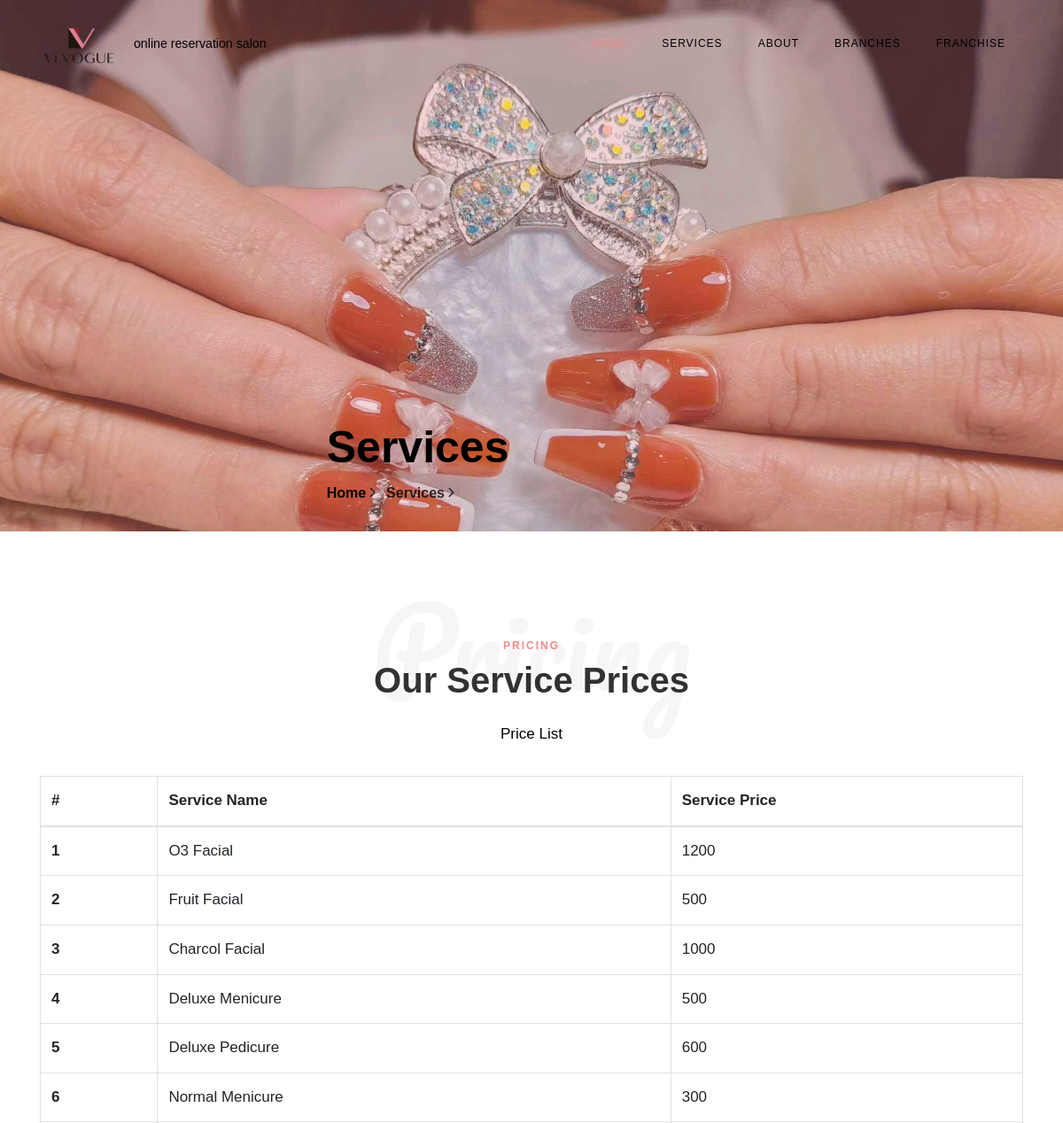
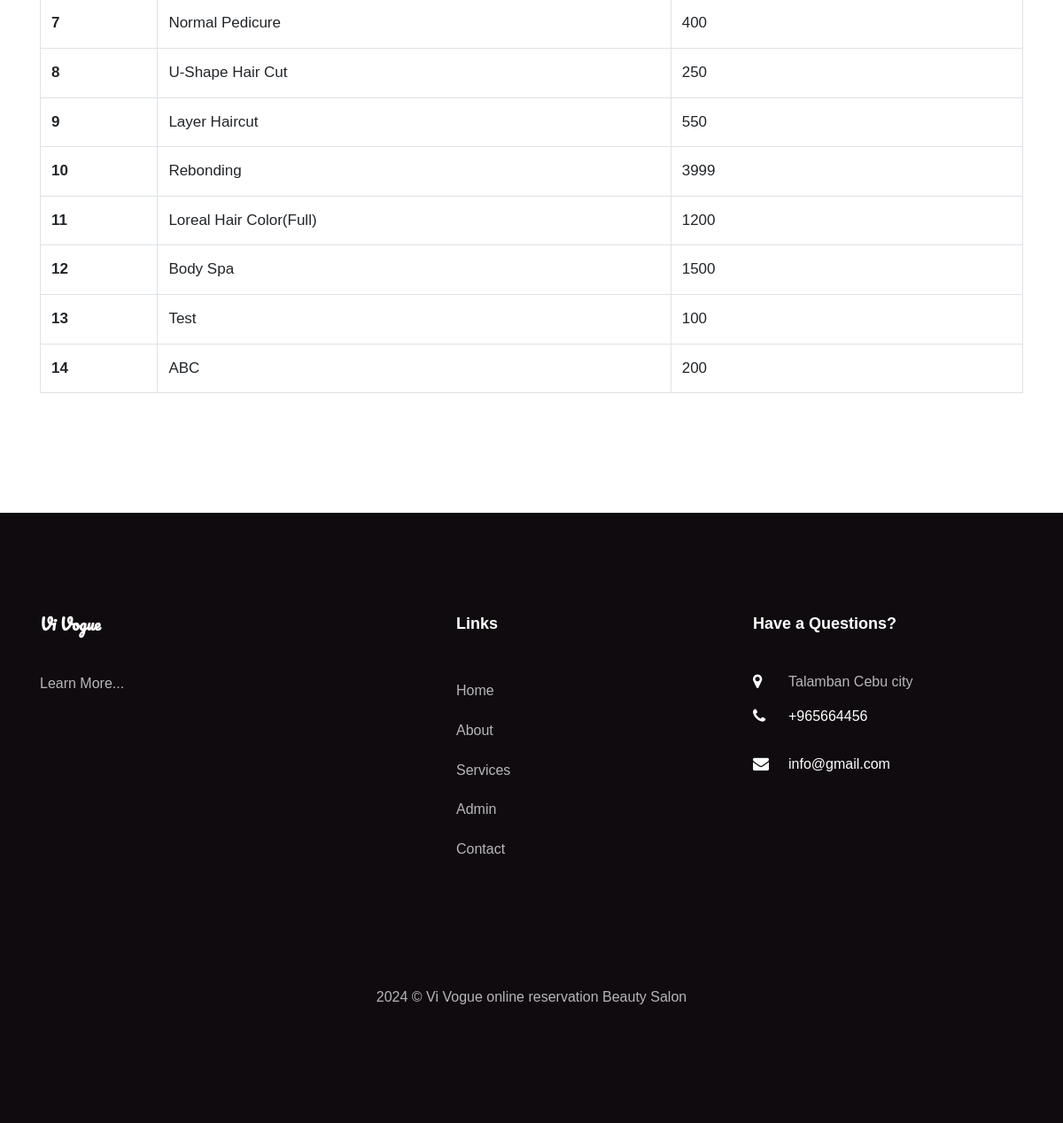
Screenshot of /bpms/services.php with the database file from the repository (2 pictures, top to bottom).
### tables this page shows
CREATE TABLE `tblservices` (
  `ID` int(10) NOT NULL,
  `ServiceName` varchar(200) DEFAULT NULL,
  `Cost` int(10) DEFAULT NULL,
  `CreationDate` timestamp NULL DEFAULT current_timestamp()
);

CREATE TABLE `tblpage` (
  `ID` int(10) NOT NULL,
  `PageType` varchar(200) DEFAULT NULL,
  `PageTitle` mediumtext DEFAULT NULL,
  `PageDescription` mediumtext DEFAULT NULL,
  `Email` varchar(200) DEFAULT NULL,
  `MobileNumber` bigint(10) DEFAULT NULL,
  `UpdationDate` date DEFAULT NULL,
  `Timing` varchar(200) NOT NULL
);

### bpms/services.php (the view, shortened to what this page needs)
<?php
include('includes/dbconnection.php');
  ?>
<!DOCTYPE html>
<html lang="en">
  <head>
    <link rel="stylesheet" href="css/open-iconic-bootstrap.min.css">
    <link rel="stylesheet" href="css/animate.css">
    <link rel="stylesheet" href="css/owl.carousel.min.css">
    <link rel="stylesheet" href="css/owl.theme.default.min.css">
    <link rel="stylesheet" href="css/magnific-popup.css">
    <link rel="stylesheet" href="css/aos.css">
    <link rel="stylesheet" href="css/ionicons.min.css">
    <link rel="stylesheet" href="css/bootstrap-datepicker.css">
    <link rel="stylesheet" href="css/jquery.timepicker.css">
    <link rel="stylesheet" href="css/flaticon.css">
    <link rel="stylesheet" href="css/icomoon.css">
    <link rel="stylesheet" href="css/style.css">
  </head>
  <body>
	  <?php include_once('includes/header.php');?>
    <section class="hero-wrap hero-wrap-2" style="background-image: url('images/ty1.jpg');" data-stellar-background-ratio="0.5">
      <div class="overlay"></div>
      <div class="container">
        <div class="row no-gutters slider-text js-fullheight align-items-end justify-content-center">
          <div class="col-md-5 ftco-animate pb-2">
            <h2 class="mb-0 bread">Services</h2>
            <p class="breadcrumbs"><span class="mr-2"><a href="index.php">Home <i class="ion-ios-arrow-forward"></i></a></span> <span>Services <i class="ion-ios-arrow-forward"></i></span></p>
          </div>
        </div>
      </div>
    </section>
    <section class="ftco-section ftco-pricing">
			<div class="container">
				<div class="row justify-content-center pb-3">
          <div class="col-md-10 heading-section text-center ftco-animate">
          	<h1 class="big">Pricing</h1>
          	<span class="subheading">Pricing</span>
            <h2 class="mb-4">Our Service Prices</h2>
            <p>Price List</p>
          </div>
        </div>
            <table class="table table-bordered"> <thead> <tr> <th>#</th> <th>Service Name</th> <th>Service Price</th> </tr> </thead> <tbody>
<?php
$ret=mysqli_query($con,"select *from  tblservices");
$cnt=1;
while ($row=mysqli_fetch_array($ret)) {
?>
             <tr> <th scope="row"><?php echo $cnt;?></th> <td><?php  echo $row['ServiceName'];?></td> <td><?php  echo $row['Cost'];?></td> </tr>   <?php
$cnt=$cnt+1;
}?></tbody> </table>
			</div>
		</section>
    <?php include_once('includes/footer.php');?>
  </body>
</html>

### bpms/includes/header.php
<nav class="navbar navbar-expand-lg navbar-dark ftco_navbar bg-dark ftco-navbar-light" id="ftco-navbar">
      <div class="container">
        <a class="navbar-brand" href="index.php"><img src="images/logo1.png" alt="" width="90" height="90"></a>
        <span style= "font-size: smaller;">online reservation salon</span>
        <div class="collapse navbar-collapse" id="ftco-nav">
          <ul class="navbar-nav ml-auto">
            <li class="nav-item active"><a href="index.php" class="nav-link">Home</a></li>
            <li class="nav-item"><a href="services.php" class="nav-link">Services</a></li>
            <li class="nav-item"><a href="about.php" class="nav-link">About</a></li>
            <li class="nav-item"><a href="branches.php" class="nav-link">Branches</a></li>
            <li class="nav-item"><a href="inquire.php" class="nav-link">Franchise</a></li>
          </ul>
        </div>
      </div>
    </nav>

### bpms/includes/footer.php (shortened to what this page needs)
 <?php
include('includes/dbconnection.php');
?>
 <footer class="ftco-footer ftco-section">
      <div class="container">
        <div class="row mb-5">
          <div class="col-md">
            <div class="ftco-footer-widget mb-4">
              <h2 class="ftco-heading-2 logo">Vi Vogue</h2>
              <?php
$ret=mysqli_query($con,"select * from tblpage where PageType='aboutus' ");
while ($row=mysqli_fetch_array($ret)) {
?>
              <p><a href="about.php">Learn More...</a></p><?php } ?>
            </div>
          </div>
          <div class="col-md" style="padding-left: 150px">
             <div class="ftco-footer-widget mb-4">
              <h2 class="ftco-heading-2">Links</h2>
              <ul class="list-unstyled">
                <li><a href="index.php" class="py-2 d-block">Home</a></li>
                <li><a href="about.php" class="py-2 d-block">About</a></li>
                <li><a href="services.php" class="py-2 d-block">Services</a></li>
                <li><a href="admin/index.php" class="py-2 d-block">Admin</a></li>
                <li><a href="contact.php" class="py-2 d-block">Contact</a></li>
              </ul>
            </div>
          </div>
          <div class="col-md">
            <div class="ftco-footer-widget mb-4">
            	<h2 class="ftco-heading-2">Have a Questions?</h2>
            	<div class="block-23 mb-3">
                <?php
$ret=mysqli_query($con,"select * from tblpage where PageType='contactus' ");
while ($row=mysqli_fetch_array($ret)) {
?>
	              <ul>
	                <li><span class="icon icon-map-marker"></span><span class="text"><?php  echo $row['PageDescription'];?></span></li>
	                <li><a href="#"><span class="icon icon-phone"></span><span class="text">+<?php  echo $row['MobileNumber'];?></span></a></li>
	                <li><a href="https://www.facebook.com/profile.php?id=61557668187380"><span class="icon icon-envelope"></span><span class="text"><?php  echo $row['Email'];?></span></a></li>
	              </ul>
	            </div>
               <?php } ?>
            </div>
          </div>
        </div>
        <div class="row">
          <div class="col-md-12 text-center">
<br>
<br>
            <p>
  2024 &copy; Vi Vogue online reservation Beauty Salon  </p>
          </div>
        </div>
      </div>
    </footer>

### bpms/css/icomoon.css (style rules this page uses)
[class^="icon-"], [class*=" icon-"] { font-family: 'icomoon' !important; speak: none; font-style: normal; font-weight: normal; font-variant: normal; text-transform: none; line-height: 1; -webkit-font-smoothing: antialiased; -moz-osx-font-smoothing: grayscale; }
.icon-map-marker:before { content: "\f041"; }
.icon-phone:before { content: "\f095"; }
.icon-envelope:before { content: "\f0e0"; }

### rows the page displays
tblservices: ServiceName "O3 Facial", Cost "1200"
tblservices: ServiceName "Fruit Facial", Cost "500"
tblservices: ServiceName "Charcol Facial", Cost "1000"
tblservices: ServiceName "Deluxe Menicure", Cost "500"
tblservices: ServiceName "Deluxe Pedicure", Cost "600"
tblservices: ServiceName "Normal Menicure", Cost "300"
tblservices: ServiceName "Normal Pedicure", Cost "400"
tblservices: ServiceName "U-Shape Hair Cut", Cost "250"
tblservices: ServiceName "Layer Haircut", Cost "550"
tblservices: ServiceName "Rebonding", Cost "3999"
tblservices: ServiceName "Loreal Hair Color(Full)", Cost "1200"
tblservices: ServiceName "Body Spa", Cost "1500"
tblservices: ServiceName "Test", Cost "100"
tblservices: ServiceName "ABC", Cost "200"
tblpage: PageDescription "Talamban Cebu city", MobileNumber "965664456", Email "info@gmail.com"
